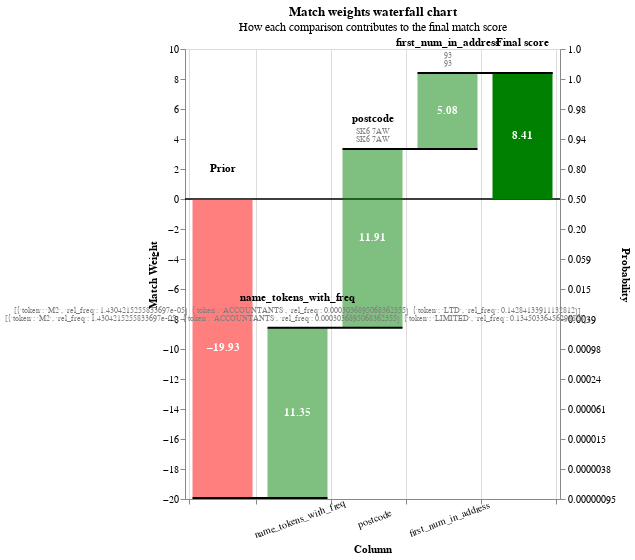

The cell this chart's notebook holds for it:
### Code cell
sql = """
CREATE OR REPLACE TABLE comparison AS
select * from ranked_matches
where company_name_l != company_name_r
order by random()
limit 1
"""
duckdb.execute(sql)


sql = """
SELECT match_probability, COLUMNS('^(t[^f_].*|b[^f_].*|[^tb].*_l)$') AS '\\1'
FROM comparison
UNION ALL
SELECT match_probability, COLUMNS('^(t[^f_].*|b[^f_].*|[^tb].*_r)$') AS '\\1'
FROM comparison;
"""
duckdb.sql(sql).show(max_rows=10, max_width=200)

recs = duckdb.table("comparison").df().to_dict(orient="records")
linker.visualisations.waterfall_chart(recs)

### Figure 1 — Vega-Lite specification as saved in the notebook (floating-point values rounded to 4 significant figures)
{"config": {"view": {"continuousWidth": 400, "continuousHeight": 300}}, "layer": [{"layer": [{"mark": "rule", "encoding": {"color": {"value": "black"}, "size": {"value": 0.5}, "y": {"field": "zero", "type": "quantitative"}}}, {"mark": {"type": "bar", "width": 60}, "encoding": {"color": {"condition": {"test": "(datum.log2_bayes_factor < 0)", "value": "red"}, "value": "green"}, "opacity": {"condition": {"test": "datum.column_name == 'Prior match weight' || datum.column_name == 'Final score'", "value": 1}, "value": 0.5}, "tooltip": [{"field": "column_name", "title": "Comparison column", "type": "nominal"}, {"field": "value_l", "title": "Value (L)", "type": "nominal"}, {"field": "value_r", "title": "Value (R)", "type": "nominal"}, {"field": "label_for_charts", "title": "Label", "type": "ordinal"}, {"field": "sql_condition", "title": "SQL condition", "type": "nominal"}, {"field": "comparison_vector_value", "title": "Comparison vector value", "type": "nominal"}, {"field": "bayes_factor", "format": ",.4f", "title": "Bayes factor = m/u", "type": "quantitative"}, {"field": "log2_bayes_factor", "format": ",.4f", "title": "Match weight = log2(m/u)", "type": "quantitative"}, {"field": "prob", "format": ".4f", "title": "Cumulative match probability", "type": "quantitative"}, {"field": "bayes_factor_description", "title": "Match weight description", "type": "nominal"}], "x": {"axis": {"grid": true, "labelAlign": "center", "labelAngle": -20, "labelExpr": "datum.value == 'Prior' || datum.value == 'Final score' ? '' : datum.value", "labelPadding": 10, "tickBand": "extent", "title": "Column"}, "field": "column_name", "sort": {"field": "bar_sort_order", "order": "ascending"}, "type": "nominal"}, "y": {"axis": {"grid": false, "orient": "left", "title": "Match Weight"}, "field": "previous_sum", "type": "quantitative"}, "y2": {"field": "sum"}}}, {"mark": {"type": "text", "fontWeight": "bold"}, "encoding": {"color": {"value": "white"}, "text": {"condition": {"test": "abs(datum.log2_bayes_factor) > 1", "field": "log2_bayes_factor", "format": ".2f", "type": "nominal"}, "value": ""}, "x": {"axis": {"labelAngle": -20, "title": "Column"}, "field": "column_name", "sort": {"field": "bar_sort_order", "order": "ascending"}, "type": "nominal"}, "y": {"axis": {"orient": "left"}, "field": "center", "type": "quantitative"}}}, {"mark": {"type": "text", "baseline": "bottom", "dy": -25, "fontWeight": "bold"}, "encoding": {"color": {"value": "black"}, "text": {"field": "column_name", "type": "nominal"}, "x": {"axis": {"labelAngle": -20, "title": "Column"}, "field": "column_name", "sort": {"field": "bar_sort_order", "order": "ascending"}, "type": "nominal"}, "y": {"field": "sum_top", "type": "quantitative"}}}, {"mark": {"type": "text", "baseline": "bottom", "dy": -13, "fontSize": 8}, "encoding": {"color": {"value": "grey"}, "text": {"field": "value_l", "type": "nominal"}, "x": {"axis": {"labelAngle": -20, "title": "Column"}, "field": "column_name", "sort": {"field": "bar_sort_order", "order": "ascending"}, "type": "nominal"}, "y": {"field": "sum_top", "type": "quantitative"}}}, {"mark": {"type": "text", "baseline": "bottom", "dy": -5, "fontSize": 8}, "encoding": {"color": {"value": "grey"}, "text": {"field": "value_r", "type": "nominal"}, "x": {"axis": {"labelAngle": -20, "title": "Column"}, "field": "column_name", "sort": {"field": "bar_sort_order", "order": "ascending"}, "type": "nominal"}, "y": {"field": "sum_top", "type": "quantitative"}}}]}, {"mark": {"type": "rule", "color": "black", "strokeWidth": 2, "x2Offset": 30, "xOffset": -30}, "encoding": {"x": {"axis": {"labelAngle": -20, "title": "Column"}, "field": "column_name", "sort": {"field": "bar_sort_order", "order": "ascending"}, "type": "nominal"}, "x2": {"field": "lead"}, "y": {"axis": {"labelExpr": "format(1 / (1 + pow(2, -1*datum.value)), '.2r')", "orient": "right", "title": "Probability"}, "field": "sum", "scale": {"zero": false}, "type": "quantitative"}}}], "data": {"name": "data-49063bf59aa5dadd2a1b6c2379716b5c"}, "height": 450, "params": [{"name": "record_number", "bind": {"input": "range", "max": 0, "min": 0, "step": 1}, "value": 0}], "resolve": {"axis": {"y": "independent"}}, "title": {"text": "Match weights waterfall chart", "subtitle": "How each comparison contributes to the final match score"}, "transform": [{"filter": "(datum.record_number == record_number)"}, {"filter": "(datum.bayes_factor !== 1.0)"}, {"window": [{"op": "sum", "field": "log2_bayes_factor", "as": "sum"}, {"op": "lead", "field": "column_name", "as": "lead"}], "frame": [null, 0]}, {"calculate": "datum.column_name === \"Final score\" ? datum.sum - datum.log2_bayes_factor : datum.sum", "as": "sum"}, {"calculate": "datum.lead === null ? datum.column_name : datum.lead", "as": "lead"}, {"calculate": "datum.column_name === \"Final score\" || datum.column_name === \"Prior match weight\" ? 0 : datum.sum - datum.log2_bayes_factor", "as": "previous_sum"}, {"calculate": "datum.sum > datum.previous_sum ? datum.column_name : \"\"", "as": "top_label"}, {"calculate": "datum.sum < datum.previous_sum ? datum.column_name : \"\"", "as": "bottom_label"}, {"calculate": "datum.sum > datum.previous_sum ? datum.sum : datum.previous_sum", "as": "sum_top"}, {"calculate": "datum.sum < datum.previous_sum ? datum.sum : datum.previous_sum", "as": "sum_bottom"}, {"calculate": "(datum.sum + datum.previous_sum) / 2", "as": "center"}, {"calculate": "(datum.log2_bayes_factor > 0 ? \"+\" : \"\") + datum.log2_bayes_factor", "as": "text_log2_bayes_factor"}, {"calculate": "datum.sum < datum.previous_sum ? 4 : -4", "as": "dy"}, {"calculate": "datum.sum < datum.previous_sum ? \"top\" : \"bottom\"", "as": "baseline"}, {"calculate": "1. / (1 + pow(2, -1.*datum.sum))", "as": "prob"}, {"calculate": "0*datum.sum", "as": "zero"}], "width": {"step": 75}, "$schema": "https://vega.github.io/schema/vega-lite/v5.9.3.json", "datasets": {"data-49063bf59aa5dadd2a1b6c2379716b5c": [{"column_name": "Prior", "label_for_charts": "Starting match weight (prior)", "sql_condition": null, "log2_bayes_factor": -19.93, "bayes_factor": 1e-06, "comparison_vector_value": null, "m_probability": null, "u_probability": null, "bayes_factor_description": null, "value_l": "", "value_r": "", "term_frequency_adjustment": null, "bar_sort_order": 0, "record_number": 0}, {"sql_condition": "\n                    \n    list_intersect(name_tokens_with_freq_l, name_tokens_with_freq_r)\n        .list_transform(x -> x.rel_freq::float)\n        .list_concat([1.0::FLOAT]) -- in case there are no matches\n        .list_reduce((p, q) -> p * q)\n     < 1e-8\n                    ", "label_for_charts": "3. Array product is less than 1e-8", "m_probability": 0.01, "u_probability": 3.838e-06, "bayes_factor": 2605.0, "log2_bayes_factor": 11.35, "comparison_vector_value": 3, "bayes_factor_description": "If comparison level is `array product is less than 1e-8` then comparison is 2,605 times more likely to be a match", "column_name": "name_tokens_with_freq", "value_l": "[{'token': 'M2', 'rel_freq': 1.4304215255833697e-05}\n {'token': 'ACCOUNTANTS', 'rel_freq': 0.0003036895068362355}\n {'token': 'LTD', 'rel_freq': 0.14284133911132812}]", "value_r": "[{'token': 'M2', 'rel_freq': 1.4304215255833697e-05}\n {'token': 'ACCOUNTANTS', 'rel_freq': 0.0003036895068362355}\n {'token': 'LIMITED', 'rel_freq': 0.13450336456298828}]", "term_frequency_adjustment": false, "bar_sort_order": 1, "record_number": 0}, {"sql_condition": "\"postcode_l\" = \"postcode_r\"", "label_for_charts": "Exact match on full postcode", "m_probability": 0.95, "u_probability": 0.0002461, "bayes_factor": 3860.0, "log2_bayes_factor": 11.91, "comparison_vector_value": 4, "bayes_factor_description": "If comparison level is `exact match on full postcode` then comparison is 3,860 times more likely to be a match", "column_name": "postcode", "value_l": "SK6 7AW", "value_r": "SK6 7AW", "term_frequency_adjustment": false, "bar_sort_order": 2, "record_number": 0}, {"sql_condition": "\"first_num_in_address_l\" = \"first_num_in_address_r\"", "label_for_charts": "Exact match on first_num_in_address", "m_probability": 0.95, "u_probability": 0.02812, "bayes_factor": 33.78, "log2_bayes_factor": 5.078, "comparison_vector_value": 1, "bayes_factor_description": "If comparison level is `exact match on first_num_in_address` then comparison is 33.78 times more likely to be a match", "column_name": "first_num_in_address", "value_l": "93", "value_r": "93", "term_frequency_adjustment": false, "bar_sort_order": 3, "record_number": 0}, {"column_name": "Final score", "label_for_charts": "Final score", "sql_condition": null, "log2_bayes_factor": 8.408, "bayes_factor": 339.7, "comparison_vector_value": null, "m_probability": null, "u_probability": null, "bayes_factor_description": null, "value_l": "", "value_r": "", "term_frequency_adjustment": null, "bar_sort_order": 4, "record_number": 0}]}}
